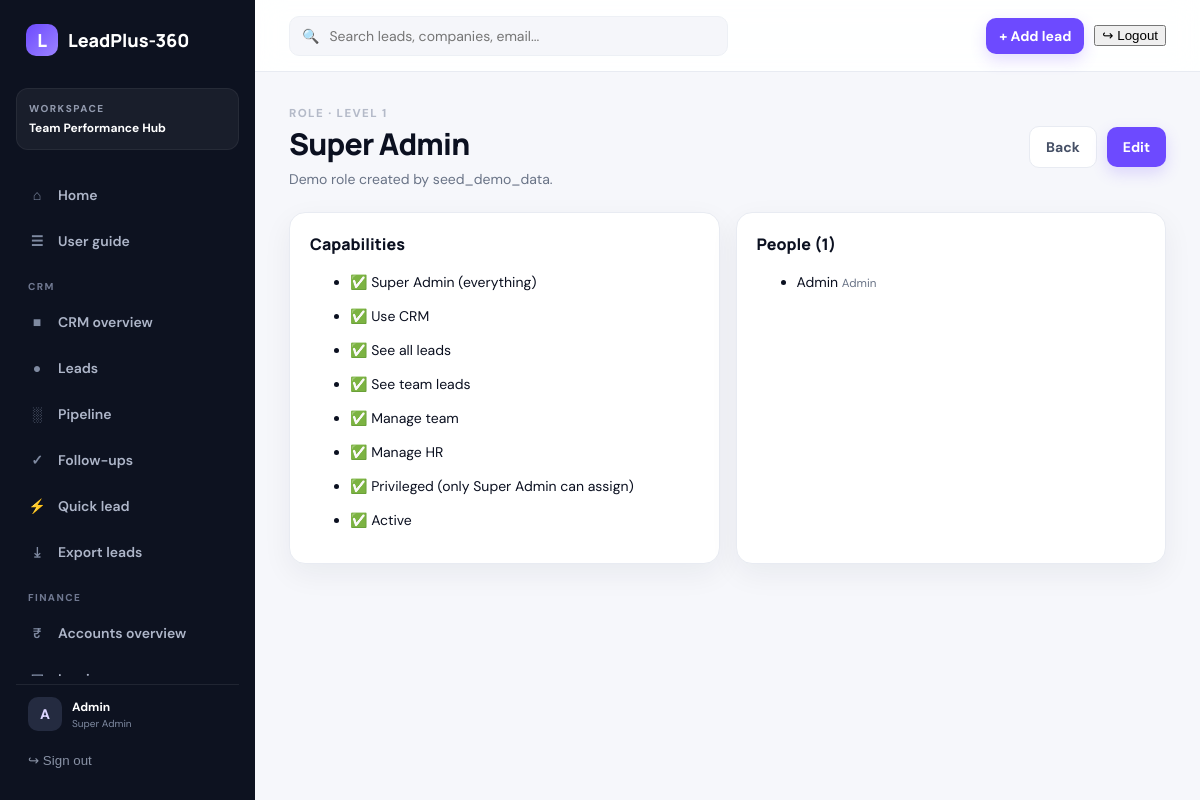
Page /roles/1/view/ (signed in) on the committed database.
### Control/models.py (models this page shows, shortened)
class OrganizationSettings(models.Model):
    name = models.CharField(max_length=160, default="LeadPlus-360")
    tagline = models.CharField(max_length=200, blank=True)
    logo = models.ImageField(upload_to="organization/", blank=True, null=True)
    primary_color = models.CharField(max_length=7, default="#6d4aff")
    currency = models.CharField(max_length=3, default="INR")
    tax_id = models.CharField(max_length=80, blank=True)
    billing_email = models.EmailField(blank=True)
    phone = models.CharField(max_length=40, blank=True)
    address = models.TextField(blank=True)
    invoice_prefix = models.CharField(max_length=12, default="INV")
    updated_at = models.DateTimeField(auto_now=True)
    class Meta:
        verbose_name = "Organization settings"
        verbose_name_plural = "Organization settings"
    @classmethod
    def get_solo(cls):
        obj, _ = cls.objects.get_or_create(pk=1)
        return obj

class Role(models.Model):
    name = models.SlugField(max_length=40, unique=True, help_text="Internal key, set once.")
    label = models.CharField(max_length=80)
    description = models.TextField(blank=True)
    level = models.PositiveSmallIntegerField(
        default=100, help_text="Seniority for ordering. Lower numbers are more senior."
    )
    is_active = models.BooleanField(default=True)
    is_system = models.BooleanField(default=False, help_text="Built-in role; cannot be deleted.")
    can_use_crm = models.BooleanField("Can use CRM", default=False)
    sees_all_leads = models.BooleanField("Sees every lead", default=False)
    sees_team_leads = models.BooleanField(
        "Sees leads of direct reports", default=False,
        help_text="Also sees leads owned by employees who report to this user.",
    )
    can_manage_team = models.BooleanField(
        "Team manager", default=False, help_text="Team performance views and data entry."
    )
    can_manage_hr = models.BooleanField(
        "HR access", default=False, help_text="Employees, onboarding, attendance admin, KPIs, TV displays."
    )
    can_manage_accounts = models.BooleanField(
        "Accounts access", default=False, help_text="Customers, invoices, payments, expenses and reports."
    )
    is_privileged = models.BooleanField(
        "Privileged", default=False, help_text="Only a Super Admin may assign this role."
    )
    is_super_admin = models.BooleanField(
        "Super Admin", default=False, help_text="Complete rights, including roles and workflows."
    )
    permissions = models.ManyToManyField(
        "auth.Permission",
        blank=True,
        help_text="Additional permissions granted to users with this role.",
    )
    class Meta:
        ordering = ["level", "label"]

class UserProfile(models.Model):
    user = models.OneToOneField(User, on_delete=models.CASCADE, related_name="profile")
    profile_picture = models.ImageField(upload_to="profile_pics/", blank=True, null=True)
    role = models.ForeignKey(
        Role,
        on_delete=models.SET_NULL,
        null=True,
        blank=True,
        related_name="users",
    )
    phone = models.CharField(max_length=40, blank=True)
    team = models.ForeignKey(
        "self",
        on_delete=models.SET_NULL,
        null=True,
        blank=True,
        related_name="team_members",
        help_text="Manager this user reports to (BDS Executive → BDS Manager).",
    )
    class Meta:
        verbose_name = "User Profile"
        verbose_name_plural = "User Profiles"

### Control/views.py (the view)
# urls.py: path("roles/<int:pk>/view/", views.role_detail, name="role_detail"),
@admin_required
def role_detail(request, pk):
    role = get_object_or_404(Role, pk=pk)
    members = UserProfile.objects.filter(role=role).select_related("user")
    others = Role.objects.filter(is_active=True).exclude(pk=role.pk).order_by("level", "label")
    return render(request, "Control/role_detail.html", {"role": role, "members": members, "others": others})

### Control/context_processors.py (called while the page is built)
def navigation(request):
    user = request.user
    if not user.is_authenticated:
        return {"organization": OrganizationSettings.get_solo()}
    profile = getattr(user, "profile", None)
    return {
        "nav": {
            "crm": can_use_crm(user),
            "accounts": can_manage_accounts(user),
            "hr": is_hr(user),
            "admin": is_admin(user),
            "manager": can_manage_team(user),
            "staff": user.is_staff,
            "role_label": (profile.role.label if profile and profile.role_id else ("Administrator" if user.is_superuser else "Team member")),
            "employee": getattr(user, "employee", None),
        }, "organization": OrganizationSettings.get_solo(),
    }

### Control/permissions.py (called while the page is built)
def has_flag(user, flag):
    if not getattr(user, "is_authenticated", False):
        return False
    if user.is_superuser:
        return True
    role = role_of(user)
    return bool(role and getattr(role, flag))

def is_admin(user):
    return has_flag(user, "is_super_admin")

def is_hr(user):
    return has_flag(user, "can_manage_hr")

def can_use_crm(user):
    return has_flag(user, "can_use_crm")

def can_manage_team(user):
    return has_flag(user, "can_manage_team")

def can_manage_accounts(user):
    return has_flag(user, "can_manage_accounts")

def permission_required(check):
    def decorator(view):
        @wraps(view)
        @login_required
        def wrapper(request, *args, **kwargs):
            if not check(request.user):
                raise PermissionDenied
            return view(request, *args, **kwargs)
        return wrapper
    return decorator

### Control/templates/Control/role_detail.html (shortened to what this page needs)
{% extends "leadplus_base.html" %}{% block title %}{{ role.label }} · LeadPlus-360{% endblock %}
{% block content %}
<div class="page-head"><div><span class="eyebrow">ROLE · LEVEL {{ role.level }}</span><h1>{{ role.label }}</h1><p>{{ role.description|default:"No description." }}</p></div>
<div class="row-gap"><a class="ghost-btn" href="{% url 'roles' %}">Back</a><a class="primary-btn" href="{% url 'role_edit' role.pk %}">Edit</a></div></div>
<div class="two-col">
<section class="card"><div class="card-head"><div><h2>Capabilities</h2></div></div><ul class="stack">
<li>{% if role.is_super_admin %}✅{% else %}⛔{% endif %} Super Admin (everything)</li>
<li>{% if role.can_use_crm %}✅{% else %}⛔{% endif %} Use CRM</li>
<li>{% if role.sees_all_leads %}✅{% else %}⛔{% endif %} See all leads</li>
<li>{% if role.sees_team_leads %}✅{% else %}⛔{% endif %} See team leads</li>
<li>{% if role.can_manage_team %}✅{% else %}⛔{% endif %} Manage team</li>
<li>{% if role.can_manage_hr %}✅{% else %}⛔{% endif %} Manage HR</li>
<li>{% if role.is_privileged %}✅{% else %}⛔{% endif %} Privileged (only Super Admin can assign)</li>
<li>{% if role.is_active %}✅{% else %}⛔{% endif %} Active</li></ul></section>
<section class="card"><div class="card-head"><div><h2>People ({{ members|length }})</h2></div></div>
<ul class="stack">{% for m in members %}<li>{{ m.user.get_full_name|default:m.user.username }} <small class="muted">{{ m.user.username }}</small></li>{% empty %}<li class="muted">Nobody has this role.</li>{% endfor %}</ul></section>
</div>
{% endblock %}

### templates/leadplus_base.html (shortened to what this page needs)
{% load static %}
<!doctype html><html lang="en"><head>
<link rel="stylesheet" href="{% static 'leadplus/app.css' %}">
<link rel="stylesheet" href="{% static 'leadplus/modules.css' %}?v=2">
<link rel="stylesheet" href="{% static 'leadplus/accounts.css' %}">
</head><body>
{% with url=request.resolver_match.url_name %}
<div class="app-shell">
<aside class="sidebar" id="sidebar">
  <a class="brand" href="{% url 'home' %}">{% if organization.logo %}<img class="brand-logo" src="{{ organization.logo.url }}" alt="{{ organization.name }}">{% else %}<span class="brand-mark">{{ organization.name|first|upper }}</span>{% endif %}<span>{{ organization.name }}</span></a>
  <div class="workspace"><small>WORKSPACE</small><strong>Team Performance Hub</strong></div>
<nav>
    <a class="{% if url == 'home' %}active{% endif %}" href="{% url 'home' %}"><i>⌂</i> Home</a>
    <a class="{% if url == 'guide' %}active{% endif %}" href="{% url 'guide' %}"><i>☰</i> User guide</a>
    {% if nav.crm %}
    <div class="nav-label">CRM</div>
    <a class="{% if url == 'leadplus_dashboard' %}active{% endif %}" href="{% url 'leadplus_dashboard' %}"><i>■</i> CRM overview</a>
    <a class="{% if url == 'leads' or url == 'lead_detail' or url == 'lead_edit' or url == 'lead_create' %}active{% endif %}" href="{% url 'leads' %}"><i>●</i> Leads</a>
    <a class="{% if url == 'pipeline' %}active{% endif %}" href="{% url 'pipeline' %}"><i>░</i> Pipeline</a>
    <a class="{% if url == 'tasks' or url == 'add_task' %}active{% endif %}" href="{% url 'tasks' %}"><i>✓</i> Follow-ups</a>
    <a class="{% if url == 'quick_lead' %}active{% endif %}" href="{% url 'quick_lead' %}"><i>⚡</i> Quick lead</a>
    <a class="{% if url == 'export_leads' %}active{% endif %}" href="{% url 'export_leads' %}"><i>⤓</i> Export leads</a>
    {% endif %}
    {% if nav.accounts %}
    <div class="nav-label">Finance</div>
    <a class="{% if url == 'accounts_dashboard' %}active{% endif %}" href="{% url 'accounts_dashboard' %}"><i>₹</i> Accounts overview</a>
    <a class="{% if url == 'account_invoices' or url == 'account_invoice_create' or url == 'account_invoice_detail' %}active{% endif %}" href="{% url 'account_invoices' %}"><i>▣</i> Invoices</a>
    {% endif %}
  </nav>
  <div class="sidebar-bottom">
    <a class="user-mini" href="{% url 'profile' %}"><span class="avatar">{{ request.user.username|first|upper }}</span><div><b>{{ request.user.get_full_name|default:request.user.username }}</b><small>{{ nav.role_label|default:"Team member" }}</small></div></a>
    <form action="{% url 'logout' %}" method="post">{% csrf_token %}<button type="submit" class="logout">↪ Sign out</button></form>
  </div>
</aside>
<main class="main">
<header class="topbar"><button class="mobile-menu" onclick="document.getElementById('sidebar').classList.toggle('open')">☰</button>
 {% if nav.crm %}<div class="top-search">🔍 <input id="globalSearch" placeholder="Search leads, companies, email..." autocomplete="off"></div>{% else %}<div class="top-search"></div>{% endif %}
 <div class="top-actions">{% if nav.crm %}<a class="primary-btn small" href="{% url 'lead_create' %}">+ Add lead</a>{% endif %}<form action="{% url 'logout' %}" method="post" class="top-logout-form">{% csrf_token %}<button type="submit" class="top-logout">↪ Logout</button></form></div>
</header>
<div class="content">
{% block content %}{% endblock %}
</div>
</main></div>
{% endwith %}
</body></html>

### LeadManager/static/leadplus/app.css (style rules this page uses)
:root { --ink:#0b1020;--muted:#697386;--line:#e8ebf2;--bg:#f6f7fb;--card:#fff;--brand:#6d4aff;--brand2:#8b5cf6;--green:#159570;--orange:#d9822b;--red:#d94a62;--blue:#3974db;--shadow:0 10px 30px rgba(19,27,54,.06);--radius:16px }
* { box-sizing:border-box }
body { margin:0;background:var(--bg);color:var(--ink);font-family:"DM Sans",sans-serif;font-size:14px }
a { color:inherit;text-decoration:none }
.app-shell { display:flex;min-height:100vh }
.sidebar { width:255px;background:#0d1220;color:#c8cede;padding:22px 16px;display:flex;flex-direction:column;position:fixed;inset:0 auto 0 0;z-index:20 }
.brand { display:flex;align-items:center;gap:10px;color:#fff;font:800 18px Manrope;margin:2px 10px 32px }
.brand-mark { width:32px;height:32px;border-radius:10px;background:linear-gradient(135deg,#6d4aff,#9b83ff);display:grid;place-items:center;color:#fff }
.workspace { padding:13px 12px;background:rgba(255,255,255,.05);border:1px solid rgba(255,255,255,.06);border-radius:12px;margin-bottom:24px }
.workspace small,.eyebrow { display:block;font-size:10px;font-weight:800;letter-spacing:1.5px;color:#929aae }
.workspace strong { display:block;margin-top:5px;color:#fff;font-size:12px }
nav { display:grid;gap:4px }
nav a { padding:12px 12px;border-radius:10px;display:flex;gap:12px;align-items:center;color:#aeb6c9;font-weight:600 }
nav a i { width:18px;text-align:center;font-style:normal;color:#7f8aa1 }
.sidebar-bottom { margin-top:auto }
.user-mini { display:flex;align-items:center;gap:10px;padding:12px;border-top:1px solid rgba(255,255,255,.08) }
.user-mini b,.user-mini small { display:block }
.user-mini b { color:#fff;font-size:12px }
.user-mini small { font-size:10px;color:#7f8aa1;margin-top:2px }
.avatar { display:grid;place-items:center;width:34px;height:34px;border-radius:10px;background:#242b40;color:#dcd5ff;font-weight:800 }
.logout { width:100%;border:0;background:none;color:#8992a5;text-align:left;padding:10px 12px;cursor:pointer }
.main { margin-left:255px;min-width:0;flex:1 }
.topbar { height:72px;background:rgba(255,255,255,.9);border-bottom:1px solid var(--line);display:flex;align-items:center;justify-content:space-between;padding:0 34px;position:sticky;top:0;z-index:10;backdrop-filter:blur(14px) }
.top-search { width:min(450px,50%);display:flex;align-items:center;gap:8px;color:#8b94a7;background:#f5f6fa;border:1px solid #edf0f5;border-radius:10px;padding:9px 12px }
.top-search input { border:0;outline:0;background:transparent;width:100%;font:inherit }
.top-actions,.head-actions { display:flex;gap:10px;align-items:center }
.content { padding:34px;max-width:1600px;margin:auto }
.page-head { display:flex;align-items:flex-end;justify-content:space-between;gap:20px;margin-bottom:26px }
.page-head h1 { font:800 30px Manrope;margin:5px 0 4px;letter-spacing:-.8px }
.page-head p { margin:0;color:var(--muted) }
.primary-btn,.ghost-btn,.icon-btn { border:0;border-radius:10px;padding:11px 16px;font-weight:700;cursor:pointer;display:inline-flex;align-items:center;justify-content:center;gap:7px }
.primary-btn { background:var(--brand);color:#fff;box-shadow:0 6px 16px rgba(109,74,255,.2) }
.primary-btn.small { padding:9px 13px }
.ghost-btn { background:#fff;border:1px solid var(--line);color:#465066 }
.card { background:var(--card);border:1px solid var(--line);border-radius:var(--radius);box-shadow:var(--shadow);padding:20px }
.card-head { display:flex;align-items:center;justify-content:space-between;gap:12px;margin-bottom:18px }
.card-head h2 { font:800 16px Manrope;margin:0 }
.sidebar { height:100vh;max-height:100vh;overflow:hidden; }
.sidebar nav { flex:1;min-height:0;overflow-y:auto;overflow-x:hidden;padding-right:4px;scrollbar-width:thin;scrollbar-color:#3a435a transparent; }
.sidebar-bottom { flex:0 0 auto;padding-top:8px;background:#0d1220; }

### LeadManager/static/leadplus/modules.css (style rules this page uses)
.nav-label { font-size:10px;font-weight:800;letter-spacing:1.4px;color:#6f7890;margin:14px 12px 4px;text-transform:uppercase }
.user-mini { text-decoration:none }
.stack { display:grid;gap:16px }
.row-gap { display:flex;gap:10px;flex-wrap:wrap;align-items:center }
.muted { color:var(--muted) }
.two-col { display:grid;grid-template-columns:1fr 1fr;gap:16px }
.page-head { display:flex;justify-content:space-between;align-items:center;gap:20px;margin-bottom:24px }
.page-head h1 { margin:.15rem 0 .35rem }
.eyebrow { font-size:.72rem;letter-spacing:.12em;font-weight:800;opacity:.65 }

### rows in the picture
OrganizationSettings: name|first "L", name "LeadPlus-360"
Role: role_label "Super Admin", level "1", label "Super Admin", description "Demo role created by seed_demo_data."
UserProfile: user.get_full_name "Admin", user.username "Admin"

### other values in the picture
{{ request.user.username|first|upper }} "A"
{{ request.user.get_full_name|default:request.user.username }} "Admin"
{{ members|length }} "1"
